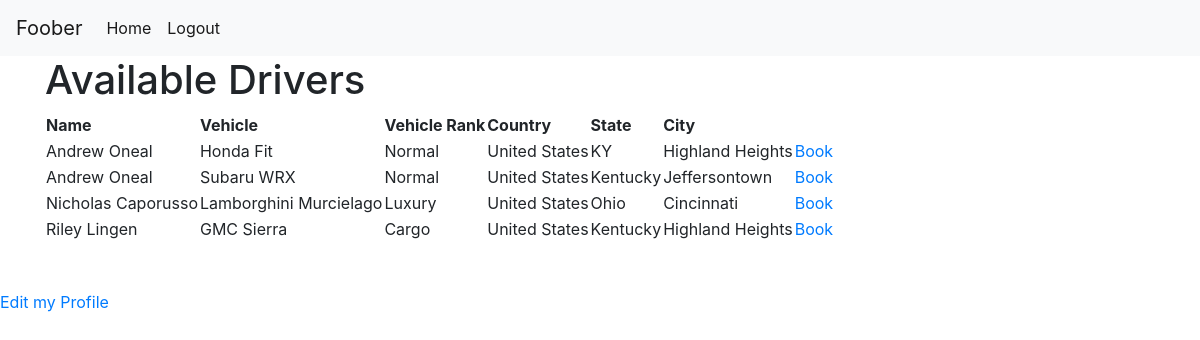
/drivers/userindex.php, run on the app's committed database.
### tables this page shows
CREATE TABLE `drivers` (
  `ID` int(10) UNSIGNED NOT NULL,
  `email` varchar(64) NOT NULL,
  `password` varchar(128) NOT NULL,
  `status` varchar(16) NOT NULL DEFAULT 'Available',
  `firstname` varchar(32) NOT NULL,
  `lastname` varchar(48) NOT NULL,
  `vehicle` varchar(64) NOT NULL,
  `vehicle_rank` text NOT NULL DEFAULT 'Normal',
  `vehicle_description` text NOT NULL,
  `countries` varchar(40) NOT NULL,
  `states` varchar(40) NOT NULL,
  `cities` varchar(40) NOT NULL,
  `date_created` datetime NOT NULL
);

### drivers/userindex.php (the view)
<?php
require_once('../settings.php');
require_once('../theme/header.php');
$result=$connection->query('SELECT * FROM drivers GROUP BY ID');
?>
<div class="container">
<h1>Available Drivers</h1>
<table>
    <tr>
		<th>Name</th>
		<th>Vehicle</th>
		<th>Vehicle Rank</th>
		<th>Country</th>
        <th>State</th>
        <th>City</th>
    </tr>
<?php
while($drivers=$result->fetch()){
?>
	<tr>
		<td><?= $drivers['firstname'] ?> <?= $drivers['lastname'] ?></td>
		<td><?= $drivers['vehicle'] ?></td>
		<td><?= $drivers['vehicle_rank'] ?></td>
		<td><?= $drivers['countries'] ?></td>
		<td><?= $drivers['states'] ?></td>
		<td><?= $drivers['cities'] ?></td>
		<td><a href="../rides/bookride.php?userid=<?= $_SESSION['ID'] ?>&driverid=<?= $drivers['ID'] ?>">Book</a></td>
	</tr>
<?php
}
?>
</table>
</div>
<br><br>
<a href="../users/modify.php?userid=<?= $_SESSION['ID'] ?>">Edit my Profile</a>
<?php
require_once('../theme/footer.php');
?>

### data on the page
drivers: firstname "Andrew", lastname "Oneal", vehicle "Honda Fit", vehicle_rank "Normal", countries "United States", states "KY", cities "Highland Heights"
drivers: firstname "Andrew", lastname "Oneal", vehicle "Subaru WRX", vehicle_rank "Normal", countries "United States", states "Kentucky", cities "Jeffersontown"
drivers: firstname "Nicholas", lastname "Caporusso", vehicle "Lamborghini Murcielago", vehicle_rank "Luxury", countries "United States", states "Ohio", cities "Cincinnati"
drivers: firstname "Riley", lastname "Lingen", vehicle "GMC Sierra", vehicle_rank "Cargo", countries "United States", states "Kentucky", cities "Highland Heights"
